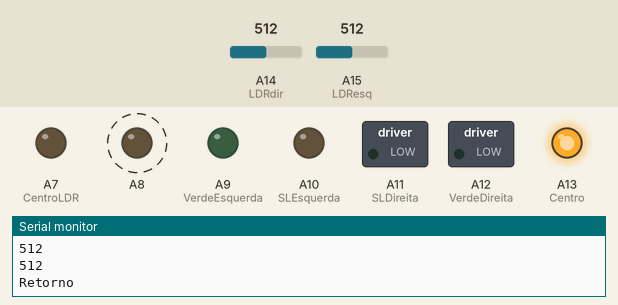
Recording of a sketch running on a simulated Arduino Mega 2560, built with avr-gcc and run on an emulated ATmega2560. On the bench: switched loads named in the sketch (green lamp = pin HIGH), output pins drawn as LEDs (lit = HIGH), the last lines printed to the serial monitor. Dashed ring = blinking. The test bench sets the inputs (shaded band); at power-on: A14 (LDRdir) = 512, A15 (LDResq) = 512.

Above: at 2.2 s.
2.3 s: A14 (LDRdir) set to 492
At 3.15 s:
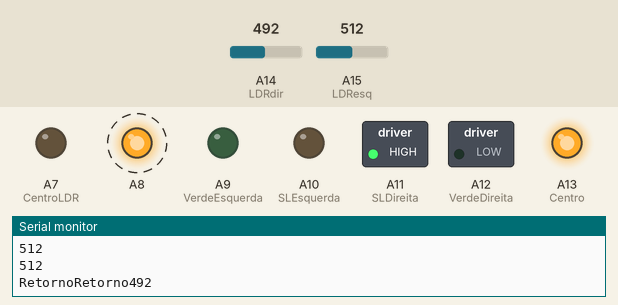
7.9 s: A15 (LDResq) set to 493
At 9.5 s:
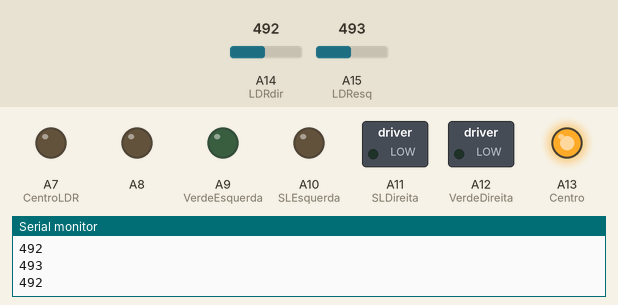
10.8 s: A14 (LDRdir) set to 511
At 11.86 s:
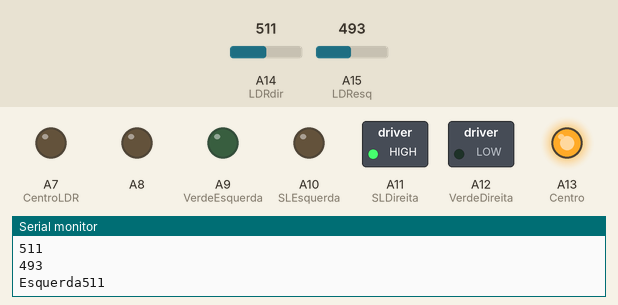
16.6 s: A14 (LDRdir) set to 306
At 17.36 s:
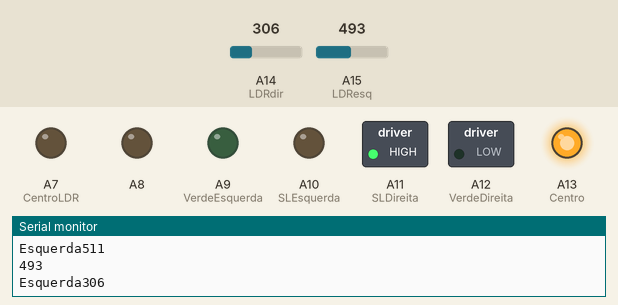
19.5 s: A14 (LDRdir) set to 716
At 21.4 s:
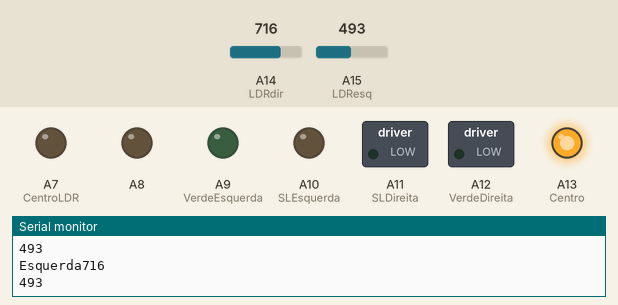
Timing chart, 0 to 25.3 s (numbered marks = the images above; inputs shaded):
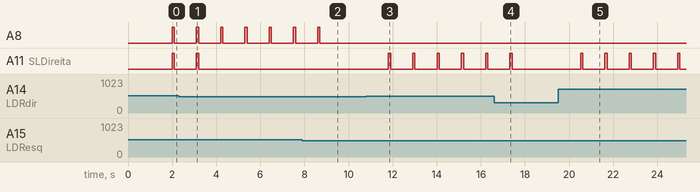

The sketch:

PROGFONTE.ino
```cpp
//INCLUINDO BIBLIOTECAS

#include <Ultrasonic.h>
#include <AFMotor.h>

//PINOS IR
int sIR[] = {50, 49, 53, 51, 52};


int setpoint = 1024;
/*Posições do Vetor:

    [0] = Direita
    [1] = Esquerda
    [2] = Centro
    [3] = ExtremoEsquerda
    [4] = ExtremoDireita
*/

const int Centro = A13;
const int CurvaEsquerda = 20;
const int CurvaDireita = 15;
const int VerdeEsquerda = 19;
const int SLEsquerda = 18;
const int SLDireita = 17;
const int VerdeDireita = 16;

//PINOS LDR
const int LDRdir = A14;
const int LDResq = A15;
int ValIlu = 500;

//PINO LDR CONVERTIDO
int sLDR[] = {0, 0};


//PINOS MOTOR
AF_DCMotor motor2(1); //Seleção do Motor 1
AF_DCMotor motor4(4); //Seleção do Motor 2

// Pino digital conectado ao sensor HSRO4
//Ultrasonic ultrasonic(37, 39); //Frente Baixo

void setup() {
//DECLARANDO O SENSOR IR COMO INPUT
for (int i = 0; i <= 3; i++) { pinMode(sIR[i], INPUT);}

//PINOS LAD PORTA ANALOGICA
pinMode(A7, OUTPUT); //CentroLDR
pinMode(A8, OUTPUT); //90Esquerda
pinMode(A9, OUTPUT); //VerdeEsquerda
pinMode(A10, OUTPUT); //SLEsquerda
pinMode(A11, OUTPUT); //SLDireita
pinMode(A12, OUTPUT); //VerdeDireita
pinMode(A13, OUTPUT); //90Direita

//DECLARANDO O SENSOR VERDE COMO OUTPUT
/*  for (int i = 0; i <= 4; i++) {
    pinMode(vDIR[i], OUTPUT);
//DECLARANDO O OUT DO SENSOR VERDE COMO INPUT
    pinMode(LDRdir[14], INPUT);   // Set Sensor Verde
    pinMode(LDResq[15], INPUT);  // Set Sensor Verde
    }
*/

Serial.begin(9600);// Setup Serial Monitor
digitalWrite(Centro, HIGH);
  delay(1000);
}
void loop(){

  //Curva90();
  //SegueLinha();
  LDR();
}
```

CURVA90.ino
```cpp
  /*Posições do Vetor:

    [0] = Direita
    [1] = Esquerda
    [2] = Centro
    [3] = ExtremoEsquerda
    [4] = ExtremoDireita
*/
//ATENÇÃO 0 = LIGADO E 1 = DESLIGADO

void Curva90(){
  //SE O SENSOR DA ExtremoEsquerda ESTIVER DESLIGADO
  if (digitalRead(sIR[3]) == 1) {
          robot_forward(120);
          delay(300);
          robot_stop(0);
          //Enquanto seu valor estiver desligado, ele gira para a esquerda
        while (digitalRead(sIR[0]) != 1) {
          digitalWrite(A8, 200);
          robot_left(230);
          delay(10);

        }
    }
  //SE O SENSOR DA ExtremoDireita ESTIVER DESLIGADO
    if(digitalRead(sIR[4]) == 1) {
          robot_forward(120);
          delay(300);
          robot_stop(0);
           //Enquanto seu valor estiver desligado, ele gira para a direita
      while (digitalRead(sIR[1]) != 1) {
        digitalWrite(A13, 200);
        robot_right(230);
        delay(10);

      }
    }
}
```

MOVROBO.ino
```cpp
//MOVIMENTO DO ROBO

void robot_forward(unsigned char v)
{

  motor4.setSpeed(v);
  motor4.run(FORWARD);
  motor2.setSpeed(v);
  motor2.run(FORWARD);

} //end robot forward

void robot_backward(unsigned char v)
{
  motor4.setSpeed(v);
  motor4.run(BACKWARD);
  motor2.setSpeed(v);
  motor2.run(BACKWARD);
} //end robot backward

void robot_right(unsigned char v)
{
  motor4.setSpeed(v);
  motor4.run(FORWARD);
  motor2.setSpeed(210);
  motor2.run(BACKWARD);


} //end robot left

void robot_left(unsigned char v)
{

  motor2.setSpeed(v);
  motor2.run(FORWARD);
  motor4.setSpeed(210);
  motor4.run(BACKWARD);


} //end robot right


void robot_stop(unsigned char v)
{
  motor2.setSpeed(v);
  motor2.run(RELEASE);
  motor4.setSpeed(v);
  motor4.run(RELEASE);
}
```

SEGUELINHA.ino
```cpp
/*Posições do Vetor:

    [0] = Direita
    [1] = Esquerda
    [2] = Centro
    [3] = ExtremoEsquerda
    [4] = ExtremoDireita

*/

//ATENÇÃO 0 = LIGADO E 1 = DESLIGADO
void SegueLinha()
{
  //LEMBRETE QUE 0-LUZ LIGADA E 1-DESLIGADA
  //Curva90();
    //SE O SENSOR DA ESQUERDA ESTIVER DESLIGADO
    if (digitalRead(sIR[1]) == 1) {
      //Enquanto seu valor estiver desligado, ele gira para a esquerda
        while (digitalRead(sIR[1]) == 1) {
          analogWrite(A10, 200);
          Serial.println("Esq");
          robot_left(230);
          delay(1);

        }
        analogWrite(A10, 0);
    }

    //SE O SENSOR DA DIREITA ESTIVER DESLIGADO
      if (digitalRead(sIR[0]) == 1) {
       analogWrite(A11, 200);

      //Enquanto seu valor estiver desligado, ele gira para a direita
      while (digitalRead(sIR[0]) == 1) {

        Serial.println("Dir");
        robot_right(230);
        delay(1);

      }
      analogWrite(A11, 0);
    }

 // EM CASO DO ROBÔ ESTAR PERFEITAMENTE ALINHADO, OU NO BRANCO
    else{
      robot_forward(255);
      delay(1);
    }
}
```

VERDE-LDR.ino
```cpp
//VERDE LDR
void LDR() {


  //0 = direita 1 = esquerda
  sLDR[0] = analogRead(LDRdir); // Faz a leitura do pino analógico
  sLDR[1] = analogRead(LDResq); // Faz a leitura do pino analógico

  Serial.println(sLDR[0]);
  Serial.println(sLDR[1]);


  if( sLDR[1] > ValIlu ){
       delay(1000);
    if(sLDR[0] > ValIlu ){
  digitalWrite(A8, HIGH);
  digitalWrite(A11, HIGH);
   Serial.print("Retorno");
   delay(100);

     /* while (digitalRead(sIR[3]) != 0) {
       DigitalWrite(16, HIGH);
        robot_left(200);
        delay(15);

      }*/
       digitalWrite(A8, LOW);
       digitalWrite(A11, LOW);
  }
    else{
  digitalWrite(A8, HIGH);
   Serial.print("Direita");
   delay(100);

     /* while (digitalRead(sIR[3]) != 0) {
       DigitalWrite(16, HIGH);
        robot_left(200);
        delay(15);

      }*/
       digitalWrite(A8, LOW);
    }
  }

  if( sLDR[0] > ValIlu ){
    delay(1000);
    if(sLDR[1] > ValIlu){
  digitalWrite(A8, HIGH);
  digitalWrite(A11, HIGH);
   Serial.print("Retorno");
   delay(100);

     /* while (digitalRead(sIR[3]) != 0) {
       DigitalWrite(16, HIGH);
        robot_left(200);
        delay(15);

      }*/
       digitalWrite(A8, LOW);
       digitalWrite(A11, LOW);
  }
  else{
    digitalWrite(A11, HIGH);
    Serial.print("Esquerda");
    delay(100);

      /*while (digitalRead(sIR[4]) != 0) {

        robot_right(200);
        delay(15);
      }
      */
       digitalWrite(A11, LOW);
  }
  }
}
```

Measured:
- the behaviour switches between 501 and 500 on A14 (LDRdir) (found by bisection; images 0 and 1)
- the behaviour switches between 501 and 500 on A15 (LDResq) (found by bisection; images 1 and 2)
- after the input at 2.3 s, A11 (SLDireita): goes on until 3.2 s, then stays LOW
- after the input at 7.9 s, A8: goes on until 8.7 s, then stays LOW
- after the input at 10.8 s, A11 (SLDireita): alternates HIGH for 0.10 s and LOW for 1.0 s, starting after 1.0 s
- after the input at 16.6 s, A11 (SLDireita): goes on until 17.4 s, then stays LOW
- after the input at 19.5 s, A11 (SLDireita): alternates HIGH for 0.10 s and LOW for 1.0 s, starting after 1.0 s
- by itself, A8: alternates HIGH for 0.10 s and LOW for 1.0 s
